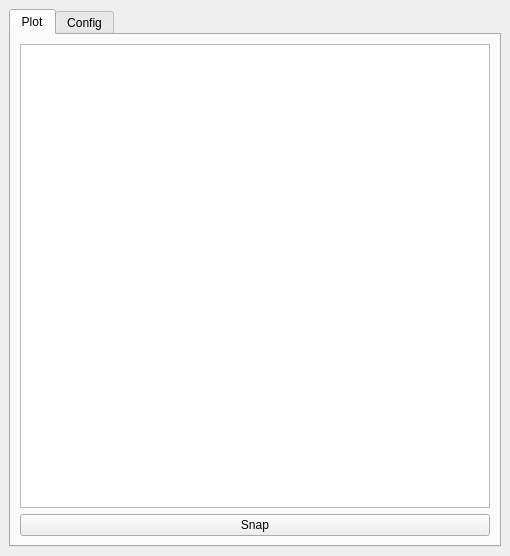
<?xml version="1.0" encoding="UTF-8"?>
<ui version="4.0">
 <class>PlotView</class>
 <widget class="QDockWidget" name="PlotView">
  <property name="geometry">
   <rect>
    <x>0</x>
    <y>0</y>
    <width>510</width>
    <height>556</height>
   </rect>
  </property>
  <property name="windowTitle">
   <string>PlotView</string>
  </property>
  <widget class="QWidget" name="dockWidgetContents">
   <layout class="QVBoxLayout" name="verticalLayout">
    <item>
     <widget class="QTabWidget" name="tabWidget">
      <property name="currentIndex">
       <number>0</number>
      </property>
      <widget class="QWidget" name="tab_plot">
       <attribute name="title">
        <string>Plot</string>
       </attribute>
       <layout class="QVBoxLayout" name="verticalLayout_5">
        <item>
         <widget class="PlotWidget" name="plot_widget"/>
        </item>
        <item>
         <widget class="QPushButton" name="btnSnap">
          <property name="text">
           <string>Snap</string>
          </property>
         </widget>
        </item>
       </layout>
      </widget>
      <widget class="QWidget" name="tab_config">
       <attribute name="title">
        <string>Config</string>
       </attribute>
       <layout class="QVBoxLayout" name="verticalLayout_2">
        <item>
         <widget class="QGroupBox" name="groupBox">
          <property name="maximumSize">
           <size>
            <width>16777215</width>
            <height>120</height>
           </size>
          </property>
          <property name="title">
           <string>General</string>
          </property>
          <layout class="QFormLayout" name="formLayout_3">
           <item row="0" column="0">
            <widget class="QLabel" name="fPSLabel">
             <property name="text">
              <string>FPS:</string>
             </property>
            </widget>
           </item>
           <item row="0" column="1">
            <widget class="QSpinBox" name="spin_fps"/>
           </item>
           <item row="1" column="0">
            <widget class="QLabel" name="bufferLabel">
             <property name="text">
              <string>buffer</string>
             </property>
            </widget>
           </item>
           <item row="1" column="1">
            <widget class="QSpinBox" name="spin_buffer"/>
           </item>
           <item row="2" column="0">
            <widget class="QLabel" name="legendLabel">
             <property name="text">
              <string>Legend</string>
             </property>
            </widget>
           </item>
           <item row="2" column="1">
            <widget class="QCheckBox" name="legendCheckBox"/>
           </item>
          </layout>
         </widget>
        </item>
        <item>
         <widget class="QSplitter" name="splitter">
          <property name="orientation">
           <enum>Qt::Horizontal</enum>
          </property>
          <widget class="QWidget" name="layoutWidget">
           <layout class="QVBoxLayout" name="verticalLayout_3">
            <item>
             <widget class="QListWidget" name="listWidget"/>
            </item>
            <item>
             <layout class="QHBoxLayout" name="horizontalLayout">
              <item>
               <widget class="QToolButton" name="btnAddCurve">
                <property name="sizePolicy">
                 <sizepolicy hsizetype="Expanding" vsizetype="Fixed">
                  <horstretch>0</horstretch>
                  <verstretch>0</verstretch>
                 </sizepolicy>
                </property>
                <property name="text">
                 <string>Add</string>
                </property>
                <property name="popupMode">
                 <enum>QToolButton::InstantPopup</enum>
                </property>
                <property name="toolButtonStyle">
                 <enum>Qt::ToolButtonTextOnly</enum>
                </property>
               </widget>
              </item>
              <item>
               <widget class="QPushButton" name="btnDeleteCurve">
                <property name="sizePolicy">
                 <sizepolicy hsizetype="Expanding" vsizetype="Fixed">
                  <horstretch>0</horstretch>
                  <verstretch>0</verstretch>
                 </sizepolicy>
                </property>
                <property name="text">
                 <string>Delete</string>
                </property>
               </widget>
              </item>
             </layout>
            </item>
           </layout>
          </widget>
          <widget class="QWidget" name="formWidget" native="true">
           <property name="enabled">
            <bool>false</bool>
           </property>
           <layout class="QVBoxLayout" name="verticalLayout_4">
            <item>
             <layout class="QFormLayout" name="formLayout">
              <item row="0" column="0">
               <widget class="QLabel" name="nameLabel">
                <property name="text">
                 <string>Name:</string>
                </property>
               </widget>
              </item>
              <item row="0" column="1">
               <widget class="QLineEdit" name="nameLineEdit"/>
              </item>
              <item row="1" column="0">
               <widget class="QLabel" name="enabledLabel">
                <property name="text">
                 <string>Enabled:</string>
                </property>
               </widget>
              </item>
              <item row="1" column="1">
               <widget class="QCheckBox" name="enabledCheckBox"/>
              </item>
              <item row="2" column="0">
               <widget class="QLabel" name="keyLabel">
                <property name="text">
                 <string>Key:</string>
                </property>
               </widget>
              </item>
              <item row="2" column="1">
               <widget class="QComboBox" name="cbxKey">
                <property name="editable">
                 <bool>true</bool>
                </property>
               </widget>
              </item>
              <item row="3" column="1">
               <widget class="QWidget" name="lambdaWidget" native="true">
                <layout class="QVBoxLayout" name="verticalLayout_6">
                 <item>
                  <widget class="QLabel" name="label_2">
                   <property name="text">
                    <string>def parse(input):</string>
                   </property>
                  </widget>
                 </item>
                 <item>
                  <widget class="QTextEdit" name="edit_lambda">
                   <property name="maximumSize">
                    <size>
                     <width>16777215</width>
                     <height>80</height>
                    </size>
                   </property>
                  </widget>
                 </item>
                 <item>
                  <widget class="QLabel" name="label">
                   <property name="text">
                    <string>return output</string>
                   </property>
                  </widget>
                 </item>
                </layout>
               </widget>
              </item>
              <item row="4" column="0">
               <widget class="QLabel" name="colorLabel">
                <property name="text">
                 <string>Color:</string>
                </property>
               </widget>
              </item>
              <item row="4" column="1">
               <widget class="QWidget" name="colorWidget" native="true">
                <layout class="QHBoxLayout" name="horizontalLayout_3">
                 <property name="leftMargin">
                  <number>0</number>
                 </property>
                 <property name="topMargin">
                  <number>0</number>
                 </property>
                 <property name="rightMargin">
                  <number>0</number>
                 </property>
                 <property name="bottomMargin">
                  <number>0</number>
                 </property>
                 <item>
                  <widget class="QLineEdit" name="edit_color"/>
                 </item>
                 <item>
                  <widget class="QPushButton" name="btnColor">
                   <property name="text">
                    <string>Pick</string>
                   </property>
                   <property name="flat">
                    <bool>false</bool>
                   </property>
                  </widget>
                 </item>
                </layout>
               </widget>
              </item>
             </layout>
            </item>
            <item>
             <spacer name="verticalSpacer">
              <property name="orientation">
               <enum>Qt::Vertical</enum>
              </property>
              <property name="sizeHint" stdset="0">
               <size>
                <width>20</width>
                <height>40</height>
               </size>
              </property>
             </spacer>
            </item>
            <item>
             <layout class="QHBoxLayout" name="horizontalLayout_2">
              <item>
               <widget class="QPushButton" name="btnAccept">
                <property name="text">
                 <string>Accept</string>
                </property>
               </widget>
              </item>
              <item>
               <widget class="QPushButton" name="btnDiscard">
                <property name="text">
                 <string>Discard</string>
                </property>
               </widget>
              </item>
             </layout>
            </item>
           </layout>
          </widget>
         </widget>
        </item>
       </layout>
      </widget>
     </widget>
    </item>
   </layout>
  </widget>
 </widget>
 <customwidgets>
  <customwidget>
   <class>PlotWidget</class>
   <extends>QGraphicsView</extends>
   <header>pyqtgraph.h</header>
  </customwidget>
 </customwidgets>
 <resources/>
 <connections/>
</ui>
